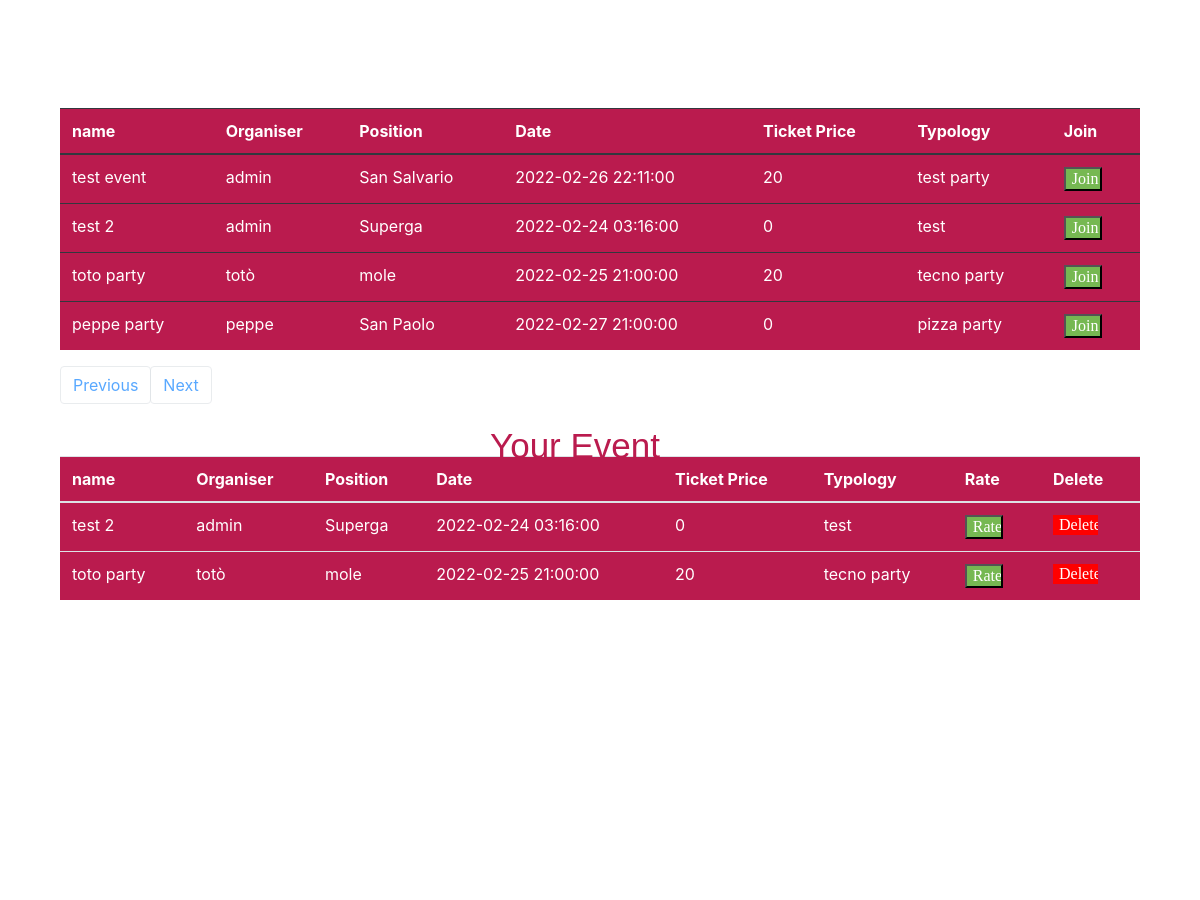
Before: / (middle part) with the older database file.
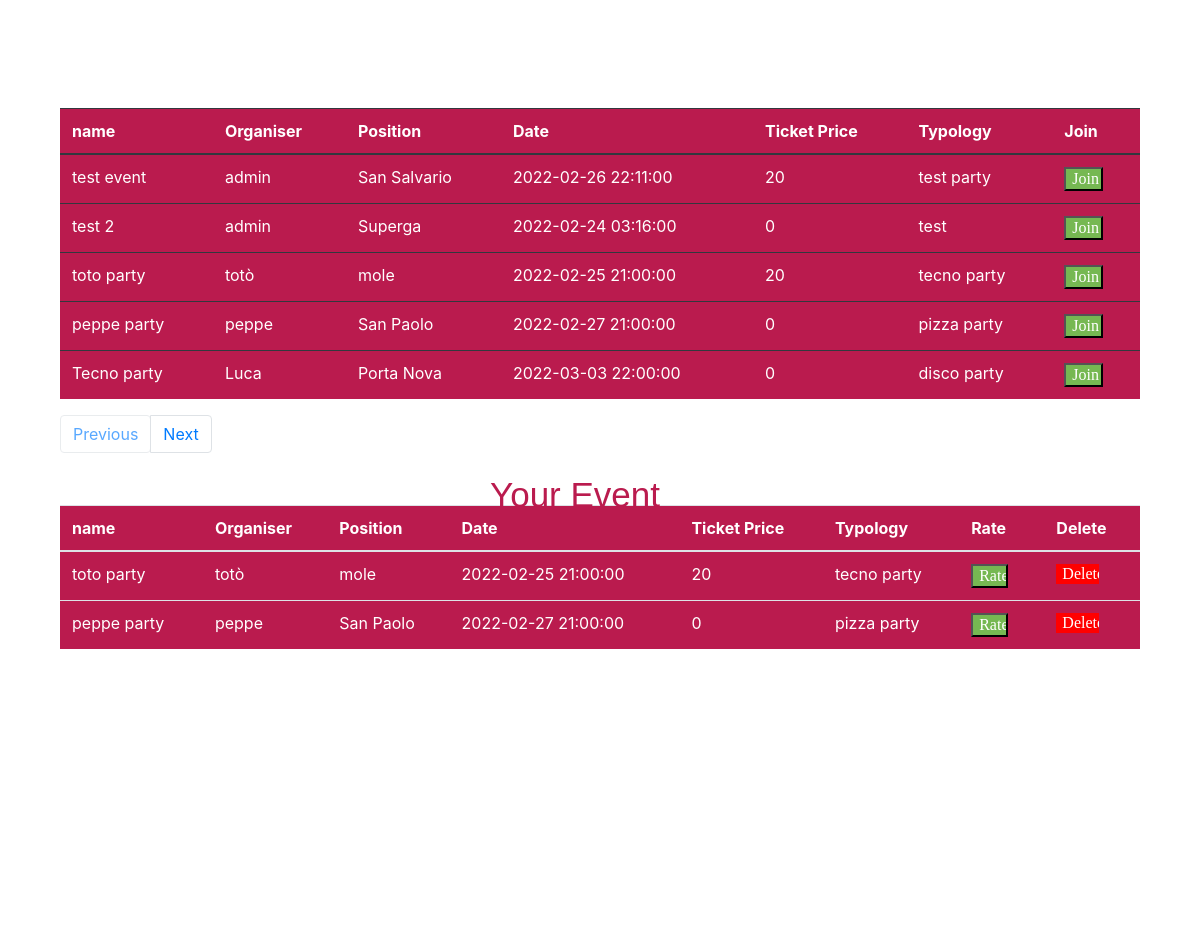
After: the same page with the newer database file.
### tables this page shows
CREATE TABLE event (
	"Number" INTEGER NOT NULL, 
	"Name" VARCHAR(20) NOT NULL, 
	"Organiser" VARCHAR(20) NOT NULL, 
	"Position" VARCHAR(20) NOT NULL, 
	"Date" DATETIME NOT NULL, 
	"Number_of_entrance" INTEGER NOT NULL, 
	"Ticket_price" INTEGER, 
	"Typology" VARCHAR(20), 
	PRIMARY KEY ("Number"), 
	FOREIGN KEY("Position") REFERENCES position ("Zone")
);

CREATE TABLE join__event (
	id INTEGER NOT NULL, 
	"Email" VARCHAR(100), 
	"Name" VARCHAR(20) NOT NULL, 
	"Organiser" VARCHAR(20) NOT NULL, 
	"Position" VARCHAR(20) NOT NULL, 
	"Date" DATETIME NOT NULL, 
	"Number_of_entrance" INTEGER NOT NULL, 
	"Ticket_price" INTEGER, 
	"Typology" VARCHAR(20), 
	PRIMARY KEY (id), 
	FOREIGN KEY("Position") REFERENCES position ("Zone")
);

### app.py (the view, shortened to what this page needs)
@app.route('/', methods=['GET', 'POST'], defaults={"page": 1})
@app.route('/<int:page>', methods=['GET', 'POST'])
def index(page):
    from model import Event, join_Event
    form = JoinForm()
    page = page
    pages = 5
    event = Event.query.paginate(page, pages, error_out=False)
    joined_Event = join_Event.query.all()
    return render_template('homepage/index.html', event=event, joined_Event= joined_Event)

### form.py
class JoinForm(FlaskForm):
    email = EmailField(validators=[DataRequired(), Email()],render_kw={"placeholder": "Enter your email here"})
    submit = SubmitField("Join Event")

### templates/homepage/index.html (shortened to what this page needs)
<link href="//maxcdn.bootstrapcdn.com/bootstrap/4.1.1/css/bootstrap.min.css" rel="stylesheet" id="bootstrap-css">
<!DOCTYPE html>
<html>
  <head>
    <link rel="stylesheet" href="https://stackpath.bootstrapcdn.com/bootstrap/4.1.3/css/bootstrap.min.css">
    <link rel="stylesheet" href="https://use.fontawesome.com/releases/v5.5.0/css/all.css">
    <link rel= "stylesheet" type= "text/css" href= "{{ url_for('static',filename='home/style.css') }}">
  </head>
  <body>
    <div class="container h-100">
      <form action="/" method="post" autocomplete="off">
      <div class="d-flex justify-content-center h-100">
        <div class="searchbar">
            <p class="mb-0">Search for the Via or Zone</p>
        </div>
      </div>
      </form>
    </div>
<div class="row"  id="show_table" >
<div class="col">
  <table class="table table-dark" >
  <thead>
    <tr>
      <th scope="col">name</th>
      <th scope="col">Organiser</th>
      <th scope="col">Position</th>
      <th scope="col">Date</th>
      <th scope="col">Ticket Price</th>
      <th scope="col">Typology</th>
      <th scope="col">Join</th>
    </tr>
  </thead>
  <tbody>
  {%if empty%}
  <tr>
    <td colspan="7" align="center">{{empty}}</td>
  </tr>
  {%else%}
  {% for event in event.items %}
    <tr>
        <td>{{ event.Name }}</td>
        <td>{{ event.Organiser }}</td>
        <td>{{ event.Position }}</td>
        <td>{{ event.Date }}</td>
        <td>{{ event.Ticket_price }}</td>
        <td>{{ event.Typology }}</td>
        <td> <input type="button" onclick="window.location.href='/join/{{event.Number}}'"  class="button-join-table" value="Join"  /> </td>
    </tr>
  {% endfor %}
  {%endif%}
  </tbody>
 </table>
<nav aria-label="Page navigation example">
                <ul class="pagination">
                    {% if event.has_prev %}
                      <li class="page-item"> <a class="page-link" href="{{ url_for('index', page=event.prev_num) }}">Previous</a></li>
                    {% else %}
                      <li class="page-item"><a class="page-link btn disabled" href="#">Previous</a></li>
                    {% endif %}
                    {% if event.has_next %}
                      <li class="page-item"> <a class="page-link" href="{{ url_for('index', page=event.next_num) }}">Next</a></li>
                    {% else %}
                      <li class="page-item"><a class="page-link btn disabled" href="#">Next</a></li>
                    {% endif %}
                </ul>
    </nav>
</div>
</div>
  <p class="mb-1">Your Event</p>
<div>
  <table class="table table-dark-2" style="color: white">
  <thead>
    <tr>
      <th scope="col">name</th>
      <th scope="col">Organiser</th>
      <th scope="col">Position</th>
      <th scope="col">Date</th>
      <th scope="col">Ticket Price</th>
      <th scope="col">Typology</th>
      <th scope="col">Rate</th>
      <th scope="col">Delete</th>
    </tr>
  </thead>
  <tbody>
     {% for event2 in joined_Event %}
    <tr>
        <td>{{event2.Name}}</td>
        <td>{{event2.Organiser}}</td>
        <td>{{event2.Position}}</td>
        <td>{{event2.Date}}</td>
        <td>{{event2.Ticket_price}}</td>
        <td>{{event2.Typology}}</td>
        <td> <input type="button" onclick="window.location.href='/rate'" href="#"   class="button-join-table" value="Rate" /></td>
        <td> <input type="button" onclick="window.location.href='/delete/{{ event2.id }}'" class="button-join-table1" value="Delete" /></td>
    </tr>
   {% endfor %}
  </tbody>
 </table>
</div>
<br>
<br>
<br>
<br>
<br>
<br>
<br>
<br>
<br>
<br>
<br>
<br>
<br>
<br>
<br>
  </body>
</html>

### static/home/style.css (style rules this page uses)
body,html { height: 100%; width: 100%; margin: 0; padding: 0; background: #ffff !important; }
.searchbar { margin-bottom: auto; margin-top: 220px; height: 60px; background-color: #BA1B4E; border-radius: 30px; padding: 10px; }
.mb-0 { position: absolute; font-family: "Berlin Sans FB Demi"; font-size: 35px; left: 39%; top: 47%; color: #BA1B4E; }
.table-dark { width: 90%; background-color:#BA1B4E; position: center; margin-left: auto; margin-right: auto; margin-top: -20%; }
.button-join-table { width: 60%; background-color: #76b852; font-family: Amiri; color: white; position: center; margin-right: auto; margin-left: auto; }
.button-join-table1 { width: 60%; background-color: red; border: none; font-family: Amiri; color: white; position: center; margin-right: auto; margin-left: auto; }
.pagination { position: relative; margin-left: 5%; margin-right: auto; }
.mb-1 { position: absolute; font-family: 'Lucida Grande', 'Lucida Sans Unicode', 'Geneva', 'Verdana', sans-serif; font-size: 35px; right: 45%; top: auto; color: #BA1B4E; }
.table-dark-2 { width: 90%; background-color:#BA1B4E; position: center; margin-left: auto; margin-right: auto; margin-top: 3%; }

Changed rows visible on the page:
removed join__event: Name "test 2", Organiser "admin", Position "Superga", Date "2022-02-24 03:16:00", Ticket_price "0", Typology "test"
added event: Name "Tecno party", Organiser "Luca", Position "Porta Nova", Date "2022-03-03 22:00:00", Ticket_price "0", Typology "disco party"
added join__event: Name "peppe party", Organiser "peppe", Position "San Paolo", Date "2022-02-27 21:00:00", Ticket_price "0", Typology "pizza party"
